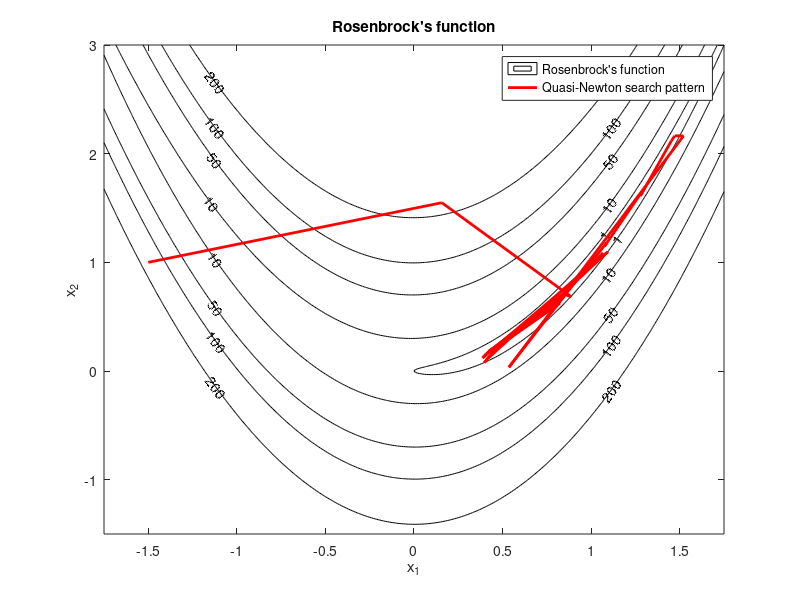

Here is the MATLAB script that generated this plot:
% This program constructs a contour plot for HW2
clear; close all;

% get search pattern data
load Rosenbrock_search.mat
x1search = xsearch(1,:);
x2search = xsearch(2,:);

% design variables at mesh points
[x1,x2] = meshgrid(-1.75:0.01:1.75,-1.5:0.01:3);
 
% equations
f = 100*(x2 - x1.^2).^2 + (1 - x1).^2;

figure(1)
[C,h] = contour(x1,x2,f,[1,10,50,100,200],'k-');
clabel(C,h,'Labelspacing',250);
title('Rosenbrock''s function');
xlabel('x_1');
ylabel('x_2');
hold on;

plot(x1search,x2search,'r','LineWidth',2)

% solid lines to show constraint boundaries
% contour(D,d,((1.1*Vc) - V),[0,0],'b','LineWidth',2);
% contour(D,d,(Concentration - 0.4),[0,0],'r','LineWidth',2);
% contour(D,d,(D - 0.5),[0,0],'g','LineWidth',2);
% contour(D,d,(d - 0.01),[0,0],'y','LineWidth',2);
% contour(D,d,(0.0005 - d),[0,0],'c','LineWidth',2);

% show a legend
legend('Rosenbrock''s function','Quasi-Newton search pattern')
hold off;
